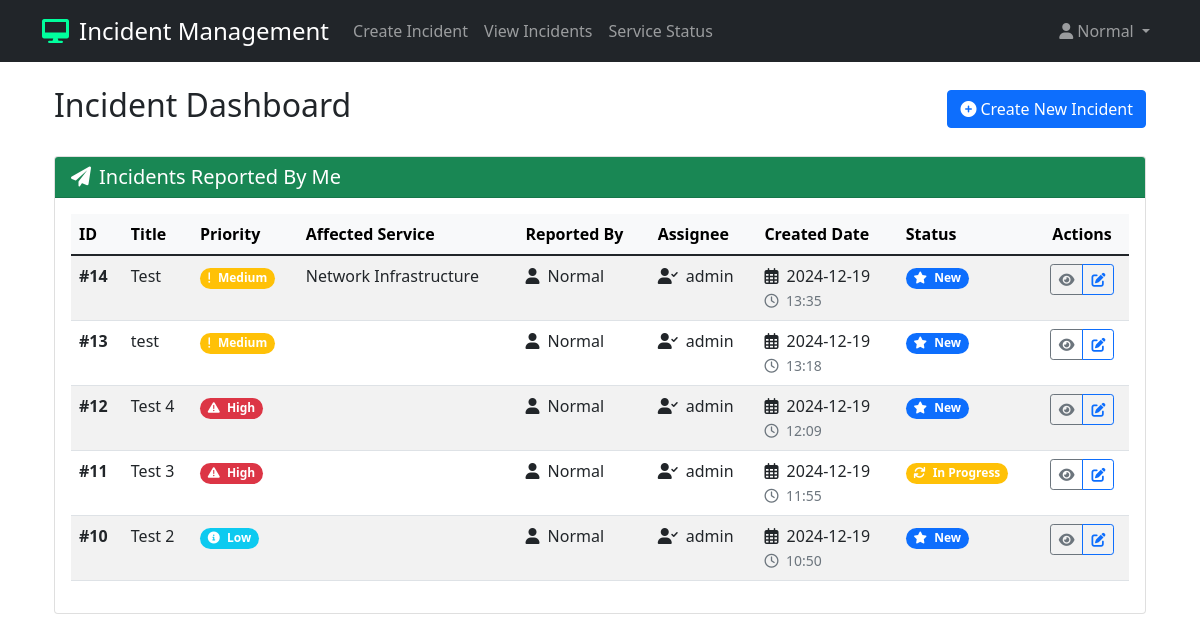
/incidents/ (signed in), run on an earlier commit of the app's database.
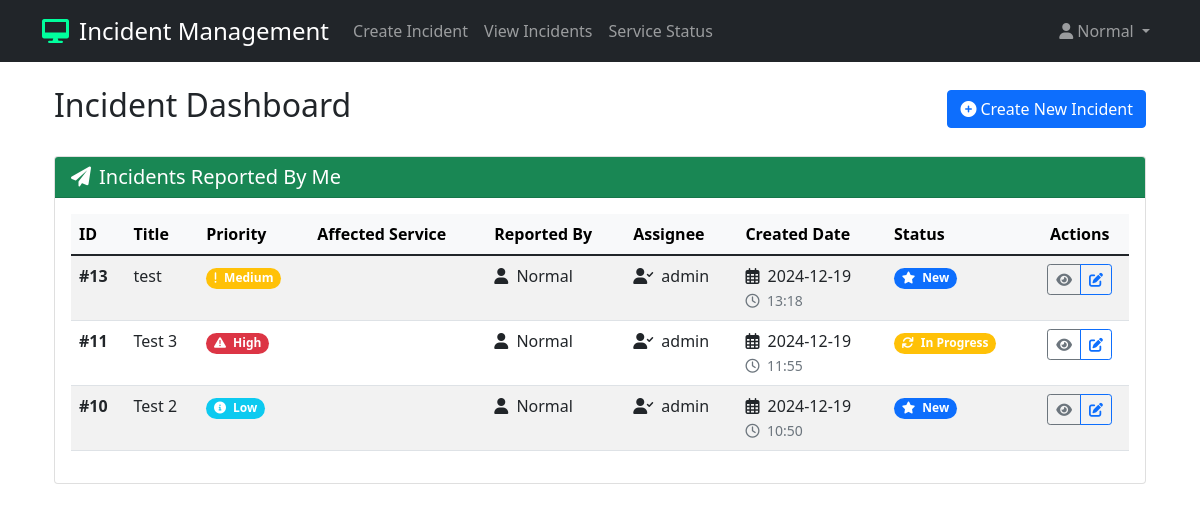
And on a later commit of the database.
### tickets/models.py (models this page shows, shortened)
class Incident(models.Model):
    title = models.TextField(null=False, blank=False)
    assignee = models.ForeignKey(UserProfile, on_delete=models.SET_NULL, null=True, blank=True, related_name='assigned_incidents')
    assignedgroup = models.ForeignKey(UserGroup, on_delete=models.SET_NULL, null=True, blank=True)
    reportedby = models.ForeignKey(UserProfile, on_delete=models.SET_NULL, null=True, blank=True, related_name='reported_incidents')
    affected_service = models.ForeignKey(
        Service,
        on_delete=models.PROTECT,
        null=True,  # Temporarily allow null for migration
        blank=True
    )
    incidentcreated = models.DateTimeField(null=False, blank=False)
    incidentstart = models.DateTimeField(null=False, blank=False)
    priority = models.TextField(null=False, blank=False)
    state = models.TextField(null=False, blank=False)
    description = models.TextField(null=False, blank=False)
    resolution = models.TextField(null=True, blank=True)
    incidentclosedtime = models.DateTimeField(null=True, blank=True)
    class Meta:
        db_table = 'incidents'

class Service(models.Model):
    STATUS_CHOICES = [
        ('Operational', 'Operational'),
        ('Degraded Performance', 'Degraded Performance'),
        ('Partial Outage', 'Partial Outage'),
        ('Major Outage', 'Major Outage'),
    ]
    name = models.CharField(max_length=100)
    description = models.TextField(null=True, blank=True)
    status = models.CharField(max_length=50, choices=STATUS_CHOICES, default='Operational')
    last_updated = models.DateTimeField(auto_now=True)
    updated_by = models.ForeignKey(UserProfile, on_delete=models.SET_NULL, null=True, blank=True)
    class Meta:
        db_table = 'services'
        ordering = ['name']

class UserProfile(models.Model):
    user = models.OneToOneField(DjangoUser, on_delete=models.CASCADE, related_name='profile')
    department = models.CharField(max_length=100, null=True, blank=True)
    phone_number = models.CharField(max_length=20, null=True, blank=True)
    location = models.CharField(max_length=100, null=True, blank=True)
    user_group = models.ForeignKey(UserGroup, on_delete=models.SET_NULL, null=True, blank=True)
    class Meta:
        db_table = 'users'

### tickets/views.py (the view)
# urls.py: path('incidents/', login_required(views.incident_list), name='incident_list'),
@login_required
def incident_list(request):
    reported_incidents = Incident.objects.filter(
        reportedby=request.user.profile
    ).select_related('reportedby__user', 'assignee__user').order_by('-incidentcreated')
    assigned_incidents = None
    if request.user.is_staff or request.user.is_superuser:
        assigned_incidents = Incident.objects.filter(
            assignee=request.user.profile
        ).select_related('reportedby__user', 'assignee__user').order_by('-incidentcreated')
    all_incidents = None
    if request.user.is_staff or request.user.is_superuser:
        all_incidents = Incident.objects.all().select_related(
            'reportedby__user', 'assignee__user'
        ).order_by('-incidentcreated')
    context = {
        'reported_incidents': reported_incidents,
        'assigned_incidents': assigned_incidents,
        'all_incidents': all_incidents,
        'user_email': request.user.email,
        'is_staff': request.user.is_staff or request.user.is_superuser,
    }
    return render(request, 'tickets/incident_list.html', context)

### tickets/auth_backend.py (called while the page is built)
    def get_user(self, user_id):
        UserModel = get_user_model()
        try:
            return UserModel.objects.get(pk=user_id)
        except UserModel.DoesNotExist:
            return None

### tickets/context_processors.py (called while the page is built)
def incident_counts(request):
    context = {
        'reported_incidents_count': 0,
        'assigned_incidents_count': 0
    }
    if request.user.is_authenticated:
        context['reported_incidents_count'] = Incident.objects.filter(
            reportedby=request.user.profile
        ).count()
        context['assigned_incidents_count'] = Incident.objects.filter(
            assignee=request.user.profile
        ).count()
    return context

### tickets/templates/tickets/incident_list.html (shortened to what this page needs)
{% extends 'tickets/base.html' %}
{% block content %}
{% if user.is_authenticated %}
    <div class="container">
        <div class="d-flex justify-content-between align-items-center mb-4">
            <h2>Incident Dashboard</h2>
            <a href="{% url 'create_incident' %}" class="btn btn-primary">
                <i class="fas fa-plus-circle me-1"></i>Create New Incident
            </a>
        </div>
        <div class="card mb-4">
            <div class="card-header {% if user.is_staff %}bg-primary{% else %}bg-success{% endif %} text-white">
                <h5 class="card-title mb-0">
                    <i class="fas fa-paper-plane me-2"></i>Incidents Reported By Me
                </h5>
            </div>
            <div class="card-body">
                {% if reported_incidents %}
                    <div class="table-responsive">
                        <table class="table table-hover table-striped">
                            <thead class="table-light">
                                <tr>
                                    <th>ID</th>
                                    <th>Title</th>
                                    <th>Priority</th>
                                    <th>Affected Service</th>
                                    <th>Reported By</th>
                                    <th>Assignee</th>
                                    <th>Created Date</th>
                                    <th>Status</th>
                                    <th class="text-center">Actions</th>
                                </tr>
                            </thead>
                            <tbody>
                                {% for incident in reported_incidents %}
                                    {% include 'tickets/incident_row.html' with incident=incident %}
                                {% endfor %}
                            </tbody>
                        </table>
                    </div>
                {% else %}
                    <div class="alert alert-info mb-0">
                        <i class="fas fa-info-circle me-2"></i>You haven't reported any incidents yet.
                    </div>
                {% endif %}
            </div>
        </div>
    </div>
{% endif %}
{% endblock %}

### tickets/templates/tickets/base.html (shortened to what this page needs)
<!DOCTYPE html>
<html>
<head>
    <link href="https://cdn.jsdelivr.net/npm/bootstrap@5.1.3/dist/css/bootstrap.min.css" rel="stylesheet">
    <link rel="stylesheet" href="https://cdnjs.cloudflare.com/ajax/libs/font-awesome/6.0.0-beta3/css/all.min.css">
</head>
<body>
    <nav class="navbar navbar-expand-lg navbar-dark bg-dark">
        <div class="container">
            <a class="navbar-brand d-flex align-items-center" href="{% url 'incident_list' %}">
                <i class="fas fa-desktop"></i>
                <span>Incident Management</span>
            </a>
            {% if user.is_authenticated %}
            <ul class="navbar-nav me-auto mb-2 mb-lg-0">
                <li class="nav-item">
                    <a class="nav-link {% if request.path == '/create/' %}active{% endif %}" href="{% url 'create_incident' %}">
                        Create Incident
                    </a>
                </li>
                <li class="nav-item">
                    <a class="nav-link" href="{% url 'incident_list' %}">View Incidents</a>
                </li>
                <li class="nav-item">
                    <a class="nav-link" href="{% url 'service_status' %}">Service Status</a>
                </li>
            </ul>
            <div class="navbar-nav ms-auto">
                <div class="nav-item dropdown">
                    <a class="nav-link dropdown-toggle" href="#" id="profileDropdown" role="button" data-bs-toggle="dropdown" aria-expanded="false">
                        <i class="fas fa-user me-1"></i>{{ user.username }}
                    </a>
                </div>
            </div>
            {% endif %}
        </div>
    </nav>
    <div class="container mt-4">
        {% block content %}
        {% endblock %}
    </div>
</body>
</html>

### tickets/templates/tickets/incident_row.html (shortened to what this page needs)
<tr>
    <td><strong>#{{ incident.id }}</strong></td>
    <td>{{ incident.title }}</td>
    <td>
        <span class="badge bg-{% if incident.priority == 'High' %}danger{% elif incident.priority == 'Medium' %}warning{% else %}info{% endif %} rounded-pill">
            {% if incident.priority == 'High' %}
                <i class="fas fa-exclamation-triangle me-1"></i>
            {% elif incident.priority == 'Medium' %}
                <i class="fas fa-exclamation me-1"></i>
            {% else %}
                <i class="fas fa-info-circle me-1"></i>
            {% endif %}
            {{ incident.priority }}
        </span>
    </td>
    <td>{{ incident.affected_service.name }}</td>
    <td>
        <i class="fas fa-user me-1"></i>
        {{ incident.reportedby.user.username|default:"N/A" }}
    </td>
    <td>
        <i class="fas fa-user-check me-1"></i>
        {{ incident.assignee.user.username|default:"N/A" }}
    </td>
    <td>
        {% if incident.incidentcreated %}
            <i class="far fa-calendar-alt me-1"></i> {{ incident.incidentcreated|date:"Y-m-d" }}<br>
            <small class="text-muted"><i class="far fa-clock me-1"></i> {{ incident.incidentcreated|date:"H:i" }}</small>
        {% else %}
            N/A
        {% endif %}
    </td>
    <td>
        <span class="badge bg-{% if incident.state == 'New' %}primary{% elif incident.state == 'In Progress' %}warning{% elif incident.state == 'Resolved' %}success{% else %}secondary{% endif %} rounded-pill">
            <i class="fas {% if incident.state == 'New' %}fa-star{% elif incident.state == 'In Progress' %}fa-sync{% elif incident.state == 'Resolved' %}fa-check{% else %}fa-archive{% endif %} me-1"></i>
            {{ incident.state }}
        </span>
    </td>
    <td class="text-center">
        <div class="btn-group">
            <a href="{% url 'incident_detail' incident.id %}" class="btn btn-sm btn-outline-secondary" title="View Details">
                <i class="fas fa-eye"></i>
            </a>
            {% if user.is_staff or user.is_superuser or incident.reportedby.user == user %}
                <a href="{% url 'incident_edit' incident.id %}" class="btn btn-sm btn-outline-primary" title="Edit Incident">
                    <i class="fas fa-edit"></i>
                </a>
            {% endif %}
        </div>
    </td>
</tr>

### tickets/templates/tickets/base.html (style rules this page uses)
.navbar-brand { font-size: 1.5rem; font-weight: 500; transition: color 0.2s ease-in-out; }
.navbar-brand i { margin-right: 10px; color: #00ff9d; }

What changed in the data, as far as the page shows it:
removed Incident: id "14", title "Test", priority "Medium", affected_service.name "Network Infrastructure", reportedby.user.username "Normal", assignee.user.username "admin", incidentcreated "2024-12-19", incidentcreated "13:35", state "New"
removed Incident: id "12", title "Test 4", priority "High", reportedby.user.username "Normal", assignee.user.username "admin", incidentcreated "2024-12-19", incidentcreated "12:09", state "New"
